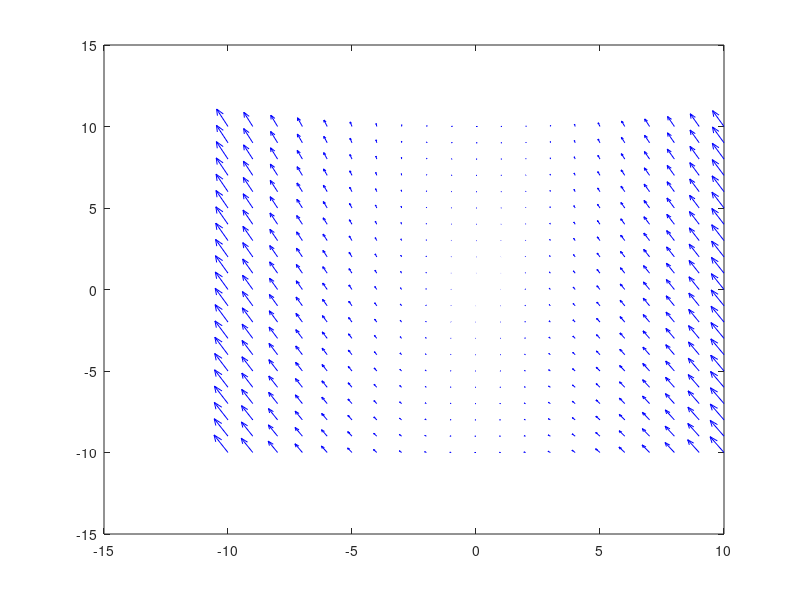

MATLAB code for this plot: (Note: this script raises an error after producing the figure.)
%initial value
y0 = [.1;.1];
%parameter
global u;
u = 0;
t_end = 20;

[x,y] = meshgrid(-10:1:10, -10:1:10);
xdot = u*x + y - x.^2;
ydot = -x + u*y + 2*x.^2;
figure(1)
quiver(x,y,xdot,ydot,'b')
hold on

options = odeset('RelTol',1e-8);
[t,Y] = ode45(@exp,[0 t_end],y0,'r-');

plot(Y(:,1),Y(:,2),'b-','LineWidth',2)
hold on
set(gca,'Fontsize',14,'LineWidth',1)
xlabel('x')
ylabel('y')

% x = -2:.2:2;
% y = -2:.2:2;
% x1 = y*0+sqrt(u);
% x2 = y*0-sqrt(u);
% y1 = x*0;
% plot(x,y1,'r--');
% plot(x1,y,'r--');
% plot(x2,y,'r--');
axis([-10.1 10.1 -10.1 10.1])

figure(2)
plot(t,Y(:,1),'b-','LineWidth',2)
set(gca,'Fontsize',14,'LineWidth',1)
ylabel('x')
xlabel('t')

function dydt = exp(t,y)
global u;
dydt = [u*y(1) + y(2)- y(1).^2; -y(1)+u*y(2)+2*y(1).^2];
end

